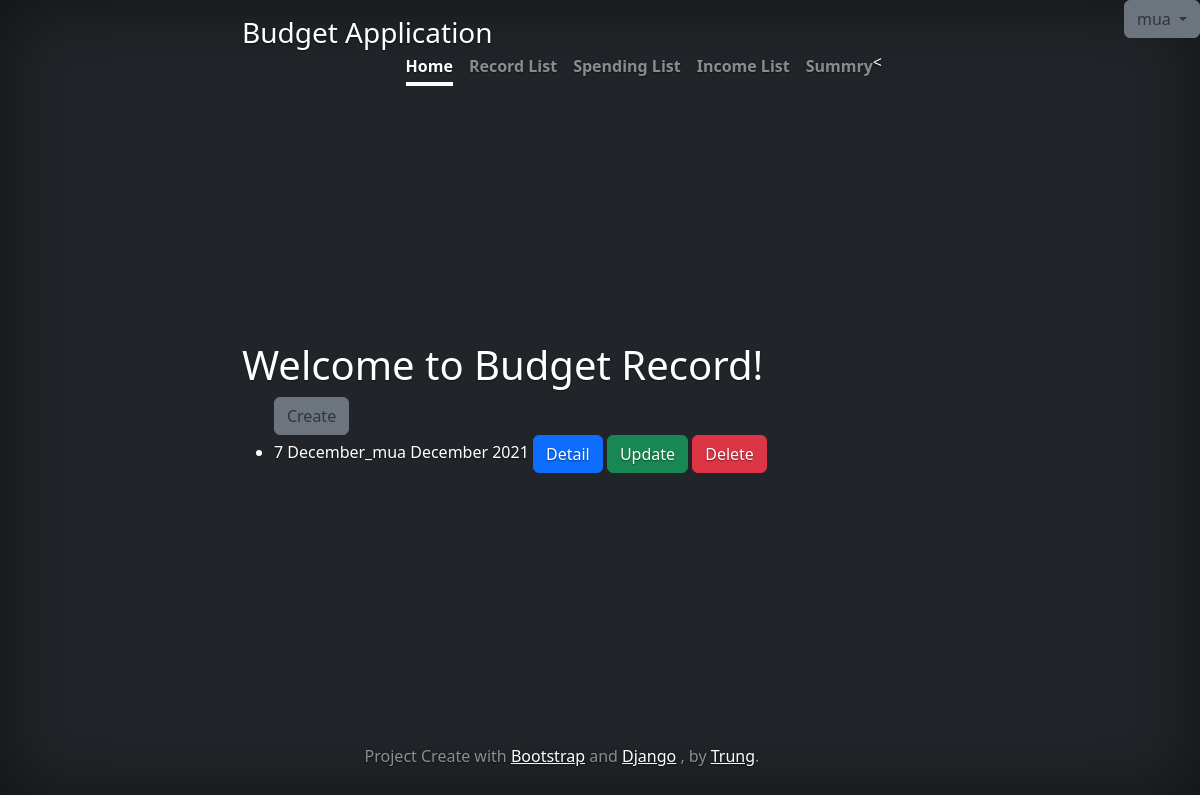
/budget/records/list/ (signed in), run on the app's committed database.
### budget/models.py (models this page shows, shortened)
class Record(models.Model):
    name = CharField(max_length=128, null=True)
    user = ForeignKey(Profile,on_delete=models.CASCADE,related_name='records')
    is_active = models.BooleanField(default=True)
    creation_date = models.DateTimeField(auto_now=True)

### budget/views.py (the view)
# urls.py: path('budget/records/list/', RecordListview.as_view(), name='record_list'),
class RecordListview(ListView):
    template_name = "records/list.html"
    model = Record
    context_object_name = "records"
    def get_queryset(self):
        return Record.objects.filter(user=self.request.user.profile)

### budget/templates/records/list.html
{% extends "base.html" %}
{% block content %}
  <h1>Welcome to Budget Record!</h1>
  <ul>
    <a class="btn btn-secondary" href="{% url 'record_create' %}" role="button">Create</a>
    {% for record in records %}
      <li>
        {{ record.pk }}
        {{ record.name }}
        {{ record.creation_date|date:"F Y" }}
        <a class="btn btn-primary" href="{% url 'record_detail' record.pk %}" role="button"> Detail</a>
        <a class="btn btn-success" href="{% url 'record_update' record.pk %}" role="button"> Update</a>
        <a class="btn btn-danger" href="{% url 'record_delete' record.pk %}" role="button"> Delete</a>
      </li>
    {% endfor %}
  </ul>
{% endblock %}

### budget/templates/base.html (shortened to what this page needs)
{% load static %}
<!doctype html>
<html lang="en" class="h-100">
  <head>
    <link href="https://cdn.jsdelivr.net/npm/bootstrap@5.0.2/dist/css/bootstrap.min.css" rel="stylesheet">
<link href="../assets/dist/css/bootstrap.min.css" rel="stylesheet">
    <link href="cover.css" rel="stylesheet">
  </head>
  <body class="d-flex h-100 text-left text-white bg-dark">
<div class="cover-container d-flex w-100 h-100 p-3 mx-auto flex-column">
  <header class="mb-auto">
    <div>
      <h3 class="float-md-start mb-0">Budget Application</h3>
      <nav class="nav nav-masthead justify-content-center float-md-end">
        <a class="nav-link active" aria-current="page" href="{% url 'index' %}">Home</a>
        <a class="nav-link" href="{% url 'record_list' %}">Record List</a>
        <a class="nav-link" href="{% url 'spending_list' %}">Spending List</a>
        <a class="nav-link" href="{% url 'income_list' %}">Income List</a>
        <a class="nav-link" href="{% url 'summary' %}">Summry</a>
        <
      </nav>
    </div>
  </header>
  <main >
    {% block content %}{% endblock %}
  </main>
  <footer class="mt-auto text-center text-white-50">
    <p>Project Create with <a href="https://getbootstrap.com/" class="text-white">Bootstrap</a>
      and <a href="https://www.djangoproject.com/" class="text-white">Django</a>
      , by <a href="#" class="text-white">Trung</a>.</p>
  </footer>
</div>      <div class="dropdown">
            <ul class="nav navbar-nav navbar-right">
            {% if user.is_authenticated %}
              <button class="btn btn-secondary dropdown-toggle" type="button" id="dropdownMenuButton1" data-bs-toggle="dropdown" aria-expanded="false">
                {{ user.username }}
              </button>
            </div>
            {% else %}
              <li><a href="{% url 'login' %}">Login</a></li>
              <li><a href="{% url 'sign_up' %}">Sign Up</a></li>
            {% endif %}
  </body>
</html>

### budget/templates/cover.css (style rules this page uses)
.btn-secondary, .btn-secondary:hover, .btn-secondary:focus { color: #333; text-shadow: none; }
body { text-shadow: 0 .05rem .1rem rgba(0, 0, 0, .5); box-shadow: inset 0 0 5rem rgba(0, 0, 0, .5); }
.cover-container { max-width: 42em; }
.nav-masthead .nav-link { padding: .25rem 0; font-weight: 700; color: rgba(255, 255, 255, .5); background-color: transparent; border-bottom: .25rem solid transparent; }
.nav-masthead .nav-link + .nav-link { margin-left: 1rem; }
.nav-masthead .active { color: #fff; border-bottom-color: #fff; }

### data on the page
Record: pk "7", name "December_mua", creation_date "December 2021"

### other printed values
{{ user.username }} "mua"
